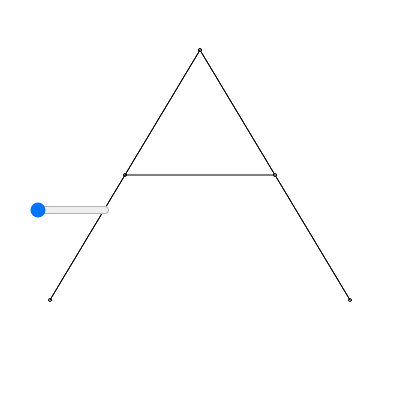
Frame 1 (no input)
Frame 60 (no input): identical to frame 1, image omitted
Frame 120 (the mouse pressed at the canvas centre since frame 60): identical to frame 1, image omitted

The p5.js sketch that drew this single still picture (run headless with seeded random() and noise() and a simulated clock; from frame 60 on, the mouse is pressed at the canvas centre):

// p5.js sketch
// ── sketch.js
function setup() {
  let canvas = createCanvas (400, 400);
  slider = createSlider(2, 50, 2);
  slider.position(windowWidth/2-180,200 );
  slider.style('width', '80px');
}
//a cordinate
let ay = 300
let ax = 50
//b cordinate
let by = 50
let bx = 200
//c cordinate
let cy = 300
let cx = 350
//diameter
let diameter = 3
function draw() {
  let n = slider.value();
  background(255);
  line(ax, ay, bx, by)
  line(bx, by, cx, cy)
  for (i = 0; i <= n; i++) {
      let x1 = map(i, 0, n, cx, bx)
      let y1 = map(i, 0, n, cy, by)
      let x2 = map(i, 0, n, bx, ax)
      let y2 = map(i, 0, n, by, ay)
      circle(x1, y1, diameter)
      circle(x2, y2, diameter)
      line(x1,y1,x2,y2)
  }
}
